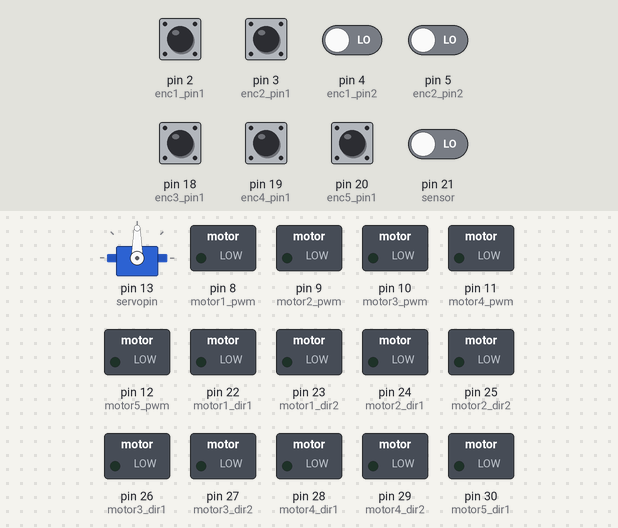
A sketch run on a simulated Arduino Mega 2560, built with avr-gcc and run on an emulated ATmega2560. Shown: servo, switched loads named in the sketch (green lamp = pin HIGH). The inputs (shaded band) are chosen by the test bench; at power-on: pin 2 (enc1_pin1), pin 3 (enc2_pin1), pin 18 (enc3_pin1), pin 19 (enc4_pin1), pin 20 (enc5_pin1) HIGH, pin 4 (enc1_pin2), pin 5 (enc2_pin2), pin 21 (sensor) LOW. What the sketch prints to the serial monitor is not drawn.

Above: at 1.2 s.
1.3 s: pin 21 (sensor) driven HIGH
At 2.3 s:
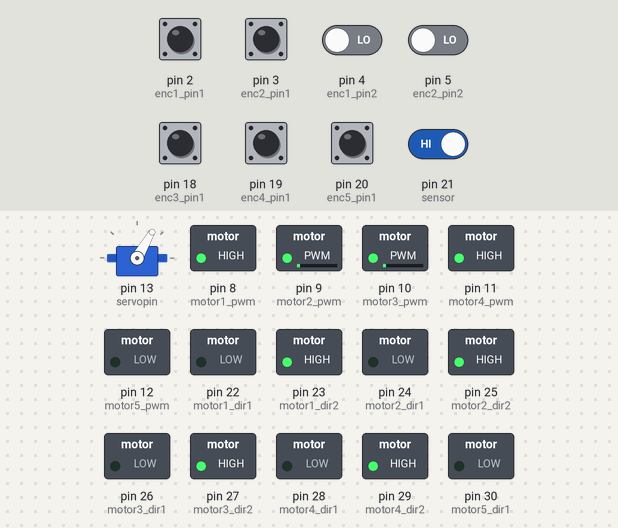
2.8 s: pin 2 (enc1_pin1) pulsed LOW 5 times (0.12 s each, 0.3 s apart)
At 3.39 s:
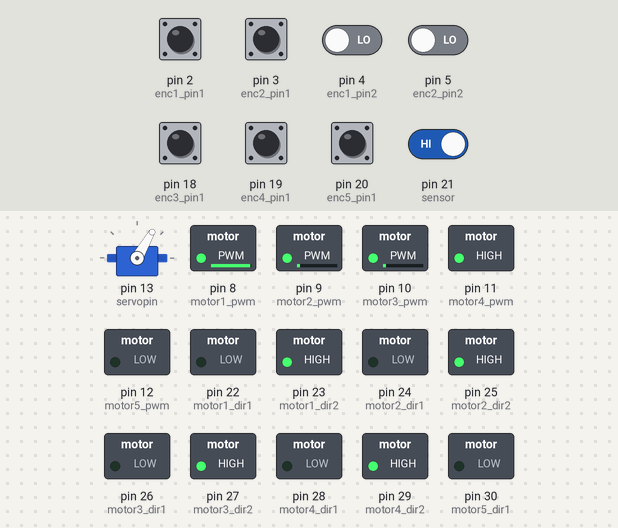
5.8 s: pin 3 (enc2_pin1) pulsed LOW 2 times (0.12 s each, 0.3 s apart)
At 7.0 s:
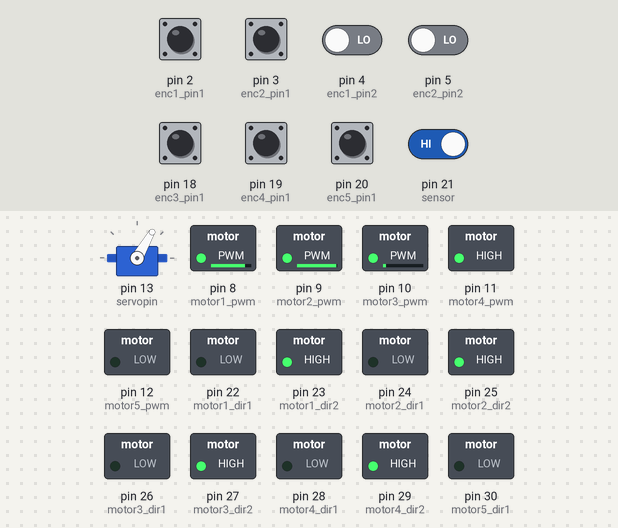
Timing chart, 0 to 8.8 s (numbered marks = the images above; inputs shaded):
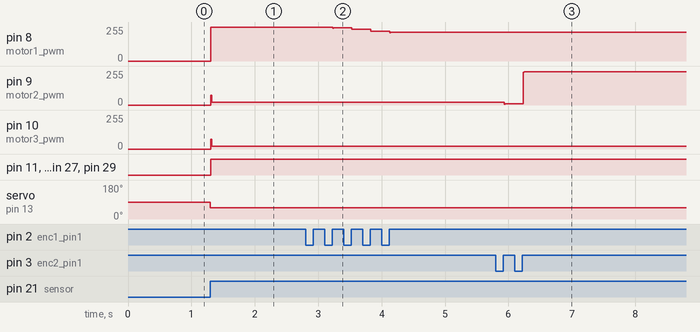

Measured:
- after the input at 1.3 s, pin 8 (motor1_pwm): 0/255 → 255/255 at once; pin 9 (motor2_pwm), pin 10 (motor3_pwm): 0/255 → 19/255 at once; pin 11 (motor4_pwm), pin 23 (motor1_dir2), pin 25 (motor2_dir2), pin 27 (motor3_dir2), pin 29 (motor4_dir2): LOW → HIGH at once; servo on pin 13 (servopin): 90° → 60° at once
- after the input at 2.8 s, pin 8 (motor1_pwm): 255/255 → 250/255 after 0.43 s, → 240/255 0.30 s later, → 225/255 0.30 s later, → 215/255 0.30 s later
- after the input at 5.8 s, pin 9 (motor2_pwm): 19/255 → 9/255 after 0.13 s, → 250/255 0.30 s later

The sketch:

mega_code.ino
```cpp
#include<Servo.h>


// servo pin
#define servopin 13

// sensor pin
#define sensor 21

// Motor pins
#define motor1_pwm 8
#define motor1_dir1 22
#define motor1_dir2 23

#define motor2_pwm 9
#define motor2_dir1 24
#define motor2_dir2 25

#define motor3_pwm 10
#define motor3_dir1 26
#define motor3_dir2 27
#define motor4_pwm 11
#define motor4_dir1 28
#define motor4_dir2 29
#define motor5_pwm 12
#define motor5_dir1 30
#define motor5_dir2 31

// Encoder pins
#define enc1_pin1 2
#define enc1_pin2 4
#define enc2_pin1 3
#define enc2_pin2 5

#define enc3_pin1 18
#define enc3_pin2 17
#define enc4_pin1 19
#define enc4_pin2 16
#define enc5_pin1 20
#define enc5_pin2 15

bool sensor_flag = true ;// true for go

// PID variables
float Ki1 = 0.0001,Kd1 = 1 , Kp1 = 5;
float Ki2 = 0.0001,Kd2 = 1 , Kp2 = 5;
float Ki3 = 0.0001,Kd3 = 1 , Kp3 = 5;
float Ki4 = 0.0001,Kd4 = 1 , Kp4 = 5;
float Ki5 = 0.0001,Kd5 = 1 , Kp5 = 5;

float error1, prevError1;
float error2, prevError2;
float error3, prevError3;
float error4, prevError4;
float error5, prevError5;

// Target angles
volatile float target1 = 0;
volatile float target2 = 0;
volatile float target3 = 0;
volatile float target4 = 0;
volatile float target5 = 0;

// Encoder variables
volatile int enc1Pos = 0;
volatile int enc2Pos = 0;
volatile int enc3Pos = 0;
volatile int enc4Pos = 0;
volatile int enc5Pos = 0;

// Modes
char mode= '0';

volatile int degree1 = 0;
volatile int degree2 = 0;
volatile int degree3 = 0;
volatile int degree4 = 0;
volatile int degree5 = 0;

Servo servo;

void setup() {
  Serial.begin (9600);


  // attach servopin
  servo.attach(servopin);

  // Set motor pins as outputs
  pinMode(motor1_pwm, OUTPUT);
  pinMode(motor1_dir1, OUTPUT);
  pinMode(motor1_dir2, OUTPUT);
  pinMode(motor2_pwm, OUTPUT);
  pinMode(motor2_dir1, OUTPUT);
  pinMode(motor2_dir2, OUTPUT);

  pinMode(motor3_pwm, OUTPUT);
  pinMode(motor3_dir1, OUTPUT);
  pinMode(motor3_dir2, OUTPUT);
  pinMode(motor4_pwm, OUTPUT);
  pinMode(motor4_dir1, OUTPUT);
  pinMode(motor4_dir2, OUTPUT);
  pinMode(motor5_pwm, OUTPUT);
  pinMode(motor5_dir1, OUTPUT);
  pinMode(motor5_dir2, OUTPUT);

  // Set encoder pins as inputs
  pinMode(enc1_pin1, INPUT);
  pinMode(enc1_pin2, INPUT);
  pinMode(enc2_pin1, INPUT);
  pinMode(enc2_pin2, INPUT);

  pinMode(enc3_pin1, INPUT);
  pinMode(enc3_pin2, INPUT);
  pinMode(enc4_pin1, INPUT);
  pinMode(enc4_pin2, INPUT);
  pinMode(enc5_pin1, INPUT);
  pinMode(enc5_pin2, INPUT);

  // set sensor pin as input
   pinMode(sensor,INPUT);


  attachInterrupt(digitalPinToInterrupt(enc1_pin1), readEncoder1, RISING);
  attachInterrupt(digitalPinToInterrupt(enc2_pin1), readEncoder2, RISING);

  attachInterrupt(digitalPinToInterrupt(enc3_pin1), readEncoder3, RISING);
  attachInterrupt(digitalPinToInterrupt(enc4_pin1), readEncoder4, RISING);
  attachInterrupt(digitalPinToInterrupt(enc5_pin1), readEncoder5, RISING);

  attachInterrupt(digitalPinToInterrupt(sensor), sensor_ISR , RISING);
}

void loop() {

   if (Serial.available()) {
    mode = Serial.read();

  }
  // convert number of pulses to angles
  degree1 = map(enc1Pos,0,141,0,360);
  degree2 = map(enc2Pos,0,141,0,360);
  degree3 = map(enc3Pos,0,141,0,360);
  degree4 = map(enc4Pos,0,141,0,360);
  degree5 = map(enc5Pos,0,141,0,360);

   // Calculate errors
   error1 = target1 - degree1;
   error2 = target2 - degree2;
   error3 = target3 - degree3;
   error4 = target4 - degree4;
   error5 = target5 - degree5;

   // PID logic
   float motor1_output = pid(error1, prevError1, Kp1, Ki1, Kd1);
   float motor2_output = pid(error2, prevError2, Kp2, Ki2, Kd2);

   float motor3_output = pid(error3, prevError3, Kp3, Ki3, Kd3);
   float motor4_output = pid(error4, prevError4, Kp4, Ki4, Kd4);
   float motor5_output = pid(error5, prevError5, Kp5, Ki5, Kd5);

   // Set motor speeds and directions
   motorControl(motor1_pwm, motor1_dir1, motor1_dir2, motor1_output);
   motorControl(motor2_pwm, motor2_dir1, motor2_dir2, motor2_output);

   motorControl(motor3_pwm, motor3_dir1, motor3_dir2, motor3_output);
   motorControl(motor4_pwm, motor4_dir1, motor4_dir2, motor4_output);
   motorControl(motor5_pwm, motor5_dir1, motor5_dir2, motor5_output);


   // Store previous errors
   prevError1 = error1;
   prevError2 = error2;
   prevError3 = error3;
   prevError4 = error4;
   prevError5 = error5;

   Serial.println(degree1);
   Serial.println(degree2);
   Serial.println(degree3);
   Serial.println(degree4);
   Serial.println(degree5);


}
void readEncoder1() {
  if (digitalRead(enc1_pin2) == HIGH) {
      enc1Pos++;
    }
  else {
      enc1Pos--;
  }
}
void readEncoder2() {
  if (digitalRead(enc2_pin2) == HIGH) {
      enc2Pos++;
    }
  else {
      enc2Pos--;
  }
}

void readEncoder3() {
  if (digitalRead(enc3_pin2) == HIGH) {
      enc3Pos++;
    }
  else {
      enc3Pos--;
  }
}
void readEncoder4() {
  if (digitalRead(enc4_pin2) == HIGH) {
      enc4Pos++;
    }
  else {
      enc4Pos--;
  }
}
void readEncoder5() {
  if (digitalRead(enc5_pin2) == HIGH) {
      enc5Pos++;
    }
  else {
      enc5Pos--;
  }
}

void sensor_ISR()
{
  if(sensor_flag)
  {
    if (mode == '1'){


    target1 = -55;
    target2 = 0;
    target3 = 0;
    target4 = 0;
    target5 = 0;

    servo.write(35);

    sensor_flag = false ;
    }

    else if (mode == '2'){

    servo.write(90);

    target1 = 0;
    target2 = -55;
    target3 = 0;
    target4 = 0;
    target5 = 0;


    sensor_flag = false ;
    }

    else if (mode == '3'){

    servo.write(90);

    target1 = 0;
    target2 = 0;
    target3 = -55;
    target4 = 0;
    target5 =  0;

    sensor_flag = false ;
    }

    else if (mode == '4'){
    target1 = 0;
    target2 = 0;
    target3 = 0;
    target4 = -55;
    target5 = 0;

    sensor_flag = false ;
    }

    else if (mode == '5'){
    target1 = 0;
    target2 = -55;
    target3 = -55;
    target4 = 0;
    target5 = 0;

    sensor_flag = false ;
    }
     else {

    servo.write(60);

    target1 = -55;
    target2 = -55;
    target3 = -55;
    target4 = -55;
    target5 = 0;


    sensor_flag = false ;
    }

  }
  else
  {
    servo.write(0);

    target1 = 0;
    target2 = 0;
    target3 = 0;
    target4 = 0;
    target5 = 0;


    sensor_flag = true ;
  }
}

// Motor control function
void motorControl(int pwm,int dir1, int dir2, float output) {
  if (output > 0) {
    digitalWrite(dir1, HIGH);
    digitalWrite(dir2, LOW);
  }
  else if (output < 0){
    output = -output;
    digitalWrite(dir1, LOW);
    digitalWrite(dir2, HIGH);
  }
  else
  {
    digitalWrite(dir1, LOW);
    digitalWrite(dir2, LOW);
  }
  analogWrite(pwm,output);
}

// PID function
float pid(float error, float prevError, float Kp, float Ki, float Kd) {
  float P = Kp * error;
  float I = Ki * (error + prevError);
  float D = Kd * (error - prevError);
  float pid_output = P + I + D;
  return pid_output;
}
```
